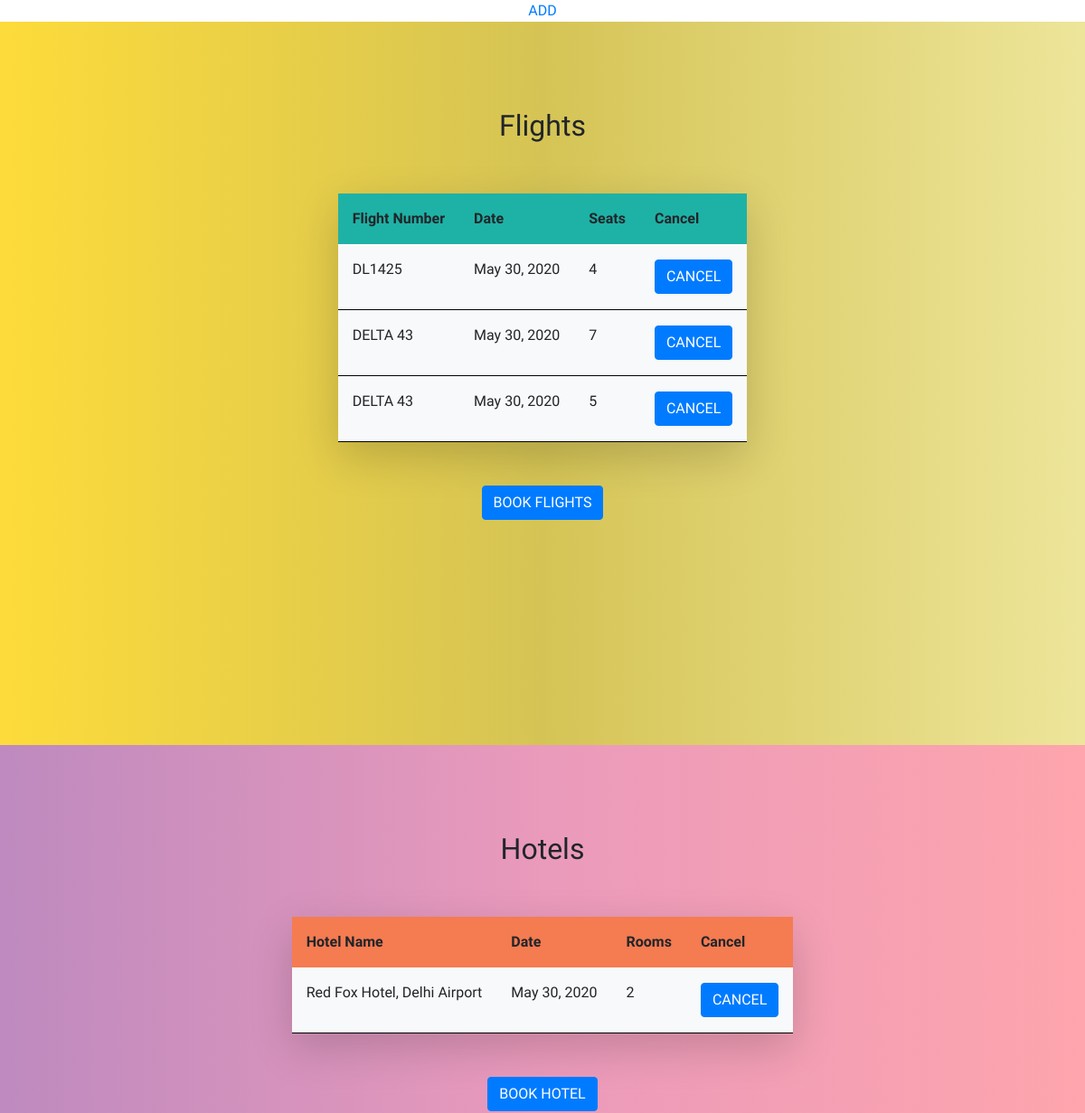
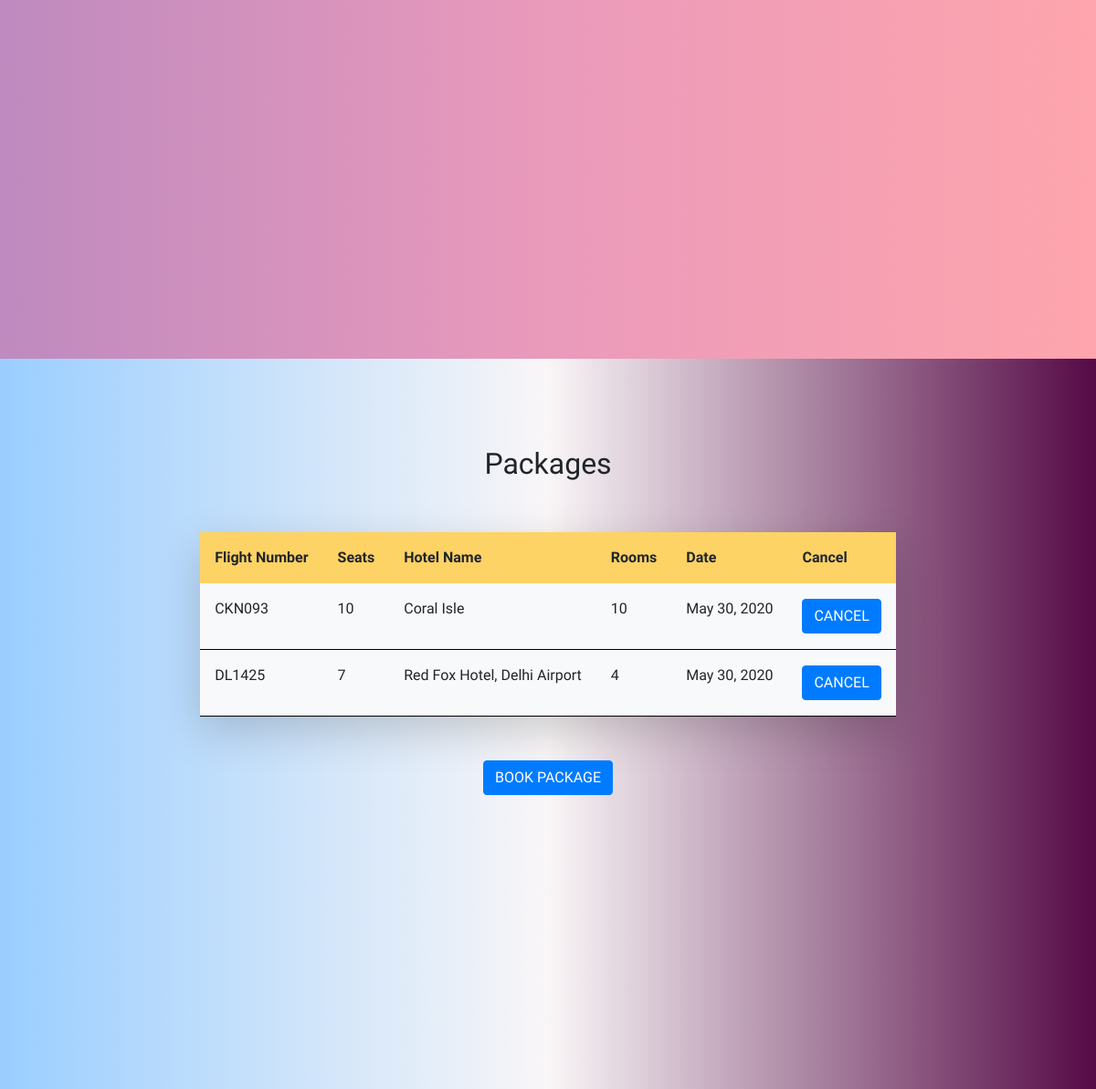
/accounts/profile/ (signed in), run on the app's committed database (2 pictures, top to bottom).
### travelapp/models.py (models this page shows, shortened)
class BookFlight(models.Model):
    username_id = models.ForeignKey(User,on_delete=models.CASCADE)
    flight = models.CharField(max_length=10)
    date = models.CharField(max_length=20)
    seat = models.IntegerField(default=1)

class BookHotel(models.Model):
    username_id = models.ForeignKey(User,on_delete=models.CASCADE)
    hotel_name = models.CharField(max_length=10)
    date = models.CharField(max_length=20)
    room = models.IntegerField(default=1)

class BookPackage(models.Model):
    username_id = models.ForeignKey(User,on_delete=models.CASCADE)
    seat = models.IntegerField(default=1)
    flight = models.CharField(max_length=10)
    hotel_name = models.CharField(max_length=10)
    room = models.IntegerField(default=1)
    date = models.CharField(max_length=20)

### travelapp/views.py (the view)
# urls.py: path('accounts/profile/',views.Dashboard,name='dashboard'),
@login_required
def Dashboard(request):
    user = request.user
    f1 = BookFlight.objects.filter(username_id=user)
    h1 = BookHotel.objects.filter(username_id=user)
    p1 = BookPackage.objects.filter(username_id=user)
    f={'flights':f1}
    h={'hotels':h1}
    p={'packages':p1}
    response= {**f,**h,**p}
    return render(request,'dashboard.html',response)

### templates/dashboard.html (shortened to what this page needs)
{% extends 'index.html' %}
{% block content %}
<center>
  <a href="/">ADD</a>
  <div class="flights-d">
    <br><br>
<br><br>
    <h2>Flights</h2><br><br>
    <table class=" shadow-lg rounded">
      <tr>
      <th class="p-3 hg">Flight Number</th>
        <th class="p-3 hg">Date</th>
        <th class="p-3 hg">Seats</th>
        <th class="p-3 hg">Cancel</th>
      </tr>
    {% for i in flights %}
    <tr>
    <td class="p-3 gd bg-light"><p>{{ i.flight }}</p></td>
    <td class="p-3 gd bg-light"><p>{{ i.date }}</p></td>
    <td class="p-3 gd bg-light" ><p>{{ i.seat }}</p></td>
    <td class="p-3 gd bg-light"><a class="btn btn1 btn-primary" href="/cancelflight/{{ i.flight }}/{{ i.date }}/{{ i.seat }}">CANCEL</a></td>
    </tr>
    {% endfor %}
    </table>
    <br><br>
    <a href="{% url 'flights' %}" class="btn btn-primary">BOOK FLIGHTS</a>
    <br><br>
  </div>
  <div class="hotels-d">
    <br><br><br><br>
    <h2>Hotels</h2><br><br>
    <table class=" shadow-lg rounded">
      <tr>
      <th class="p-3 hg1">Hotel Name</th>
        <th class="p-3 hg1">Date</th>
        <th class="p-3 hg1">Rooms</th>
        <th class="p-3 hg1">Cancel</th>
      </tr>
    {% for j in hotels %}
    <tr>
      <td class="p-3 gd bg-light"><p>{{ j.hotel_name }}</p></td>
      <td class="p-3 gd bg-light"><p>{{ j.date }}</p></td>
      <td class="p-3 gd bg-light"><p>{{ j.room }}</p></td>
      <td class="p-3 gd bg-light"><a class="btn btn-primary"href="/cancelhotel/{{ j.hotel_name }}/{{ j.date }}/{{ j.room }}">CANCEL</a></td>
    </tr>
    {% endfor %}
    </table><br><br>
    <a href="{% url 'hotels' %}" class="btn btn-primary">BOOK HOTEL</a>
    <br><br>
  </div>
  <div class="package-d"><br><br><br><br>
    <h2>Packages</h2><br><br>
    <table class=" shadow-lg rounded">
      <tr>
      <th class="p-3 hg2">Flight Number</th>
      <th class="p-3 hg2">Seats</th>
      <th class="p-3 hg2">Hotel Name</th>
        <th class="p-3 hg2">Rooms</th>
        <th class="p-3 hg2">Date</th>
        <th class="p-3 hg2">Cancel</th>
      </tr>
    {% for k in packages %}
    <tr>
    <td class="p-3 gd bg-light"><p>{{ k.flight }}</p></td>
    <td class="p-3 gd bg-light"><p>{{ k.seat }}</p></td>
    <td class="p-3 gd bg-light"><p>{{ k.hotel_name }}</p></td>
    <td class="p-3 gd bg-light"><p>{{ k.room }}</p></td>
    <td class="p-3 gd bg-light bg-light"><p>{{ k.date }}</p></td>
    <td class="p-3 gd bg-light"><a class="btn btn-primary"href="/cancelpackage/{{ k.flight }}/{{ k.seat }}/{{ k.hotel_name }}/{{ k.date }}/{{ k.room }}">CANCEL</a></td>
    </tr>
    {% endfor %}
    </table><br><br>
    <a href="{% url 'package' %}" class="btn btn-primary">BOOK PACKAGE</a>
    <br><br>
  </div>
{% endblock %}

### static/css/styleone.css (style rules this page uses)
.btn { margin-left: 45%; }

### static/css/style.css (style rules this page uses)
html,body { font-family: 'Viga'; }

### templates/dashboard.html (style rules this page uses)
.btn { margin-left: 0; }
.hg { background: #1eb2a6; margin-bottom: 2px; }
.gd { border-bottom: 1px solid black; }
.hg1 { background: #f57b51; margin-bottom: 2px; }
.hg2 { background: #fdd365; margin-bottom: 2px; }
.flights-d { height: 100vh; background: linear-gradient(to left,#ede59a,#d5c455,#fddb3a); }
.hotels-d { height: 100vh; background: linear-gradient(to left,#fea5ad,#ea9abb,#be8abf); }
.package-d { background: linear-gradient(to left,#550a46,#f9f6f7,#9aceff); height: 100vh; }

### data on the page
BookFlight: flight "DL1425", date "May 30, 2020", seat "4"
BookFlight: flight "DELTA 43", date "May 30, 2020", seat "7"
BookFlight: flight "DELTA 43", date "May 30, 2020", seat "5"
BookHotel: hotel_name "Red Fox Hotel, Delhi Airport", date "May 30, 2020", room "2"
BookPackage: flight "CKN093", seat "10", hotel_name "Coral Isle", room "10", date "May 30, 2020"
BookPackage: flight "DL1425", seat "7", hotel_name "Red Fox Hotel, Delhi Airport", room "4", date "May 30, 2020"
